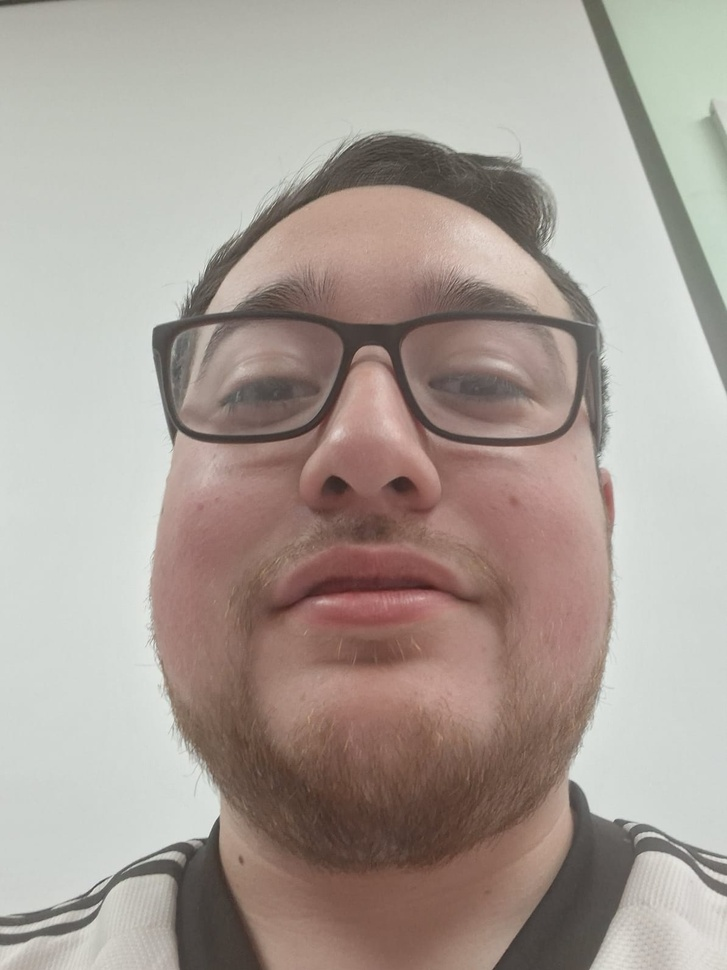
#> input picture app/known_faces/hector/WhatsApp Image 2026-05-28 at 15.27.02.jpeg, 727 x 970 px, shrunk from 1194 x 1592 before the run
$ python -i face_detector.py   (imports and definitions only)
#> lines starting #> are read from the running program, lines starting #| are printed output that depends on the picture
#> further down, picture is the input picture: shape (970, 727, 3); mean B, G, R 151.9, 159.4, 170.1
from __future__ import annotations

from dataclasses import dataclass
from pathlib import Path
from typing import Iterable

import cv2
import numpy as np


@dataclass(frozen=True)
class FaceBox:
    x: int
    y: int
    w: int
    h: int

    @property
    def area(self) -> int:
        return self.w * self.h


class FaceDetector:
    def __init__(self, scale_factor: float = 1.1, min_neighbors: int = 5, min_size: int = 60) -> None:
        cascade_path = cv2.data.haarcascades + "haarcascade_frontalface_default.xml"
        self._cascade = cv2.CascadeClassifier(cascade_path)
        if self._cascade.empty():
            raise RuntimeError(f"No se pudo cargar el clasificador Haar desde {cascade_path}")
        self._scale_factor = scale_factor
        self._min_neighbors = min_neighbors
        self._min_size = min_size

    def detect_faces(self, frame: np.ndarray) -> list[FaceBox]:
        gray = cv2.cvtColor(frame, cv2.COLOR_BGR2GRAY)
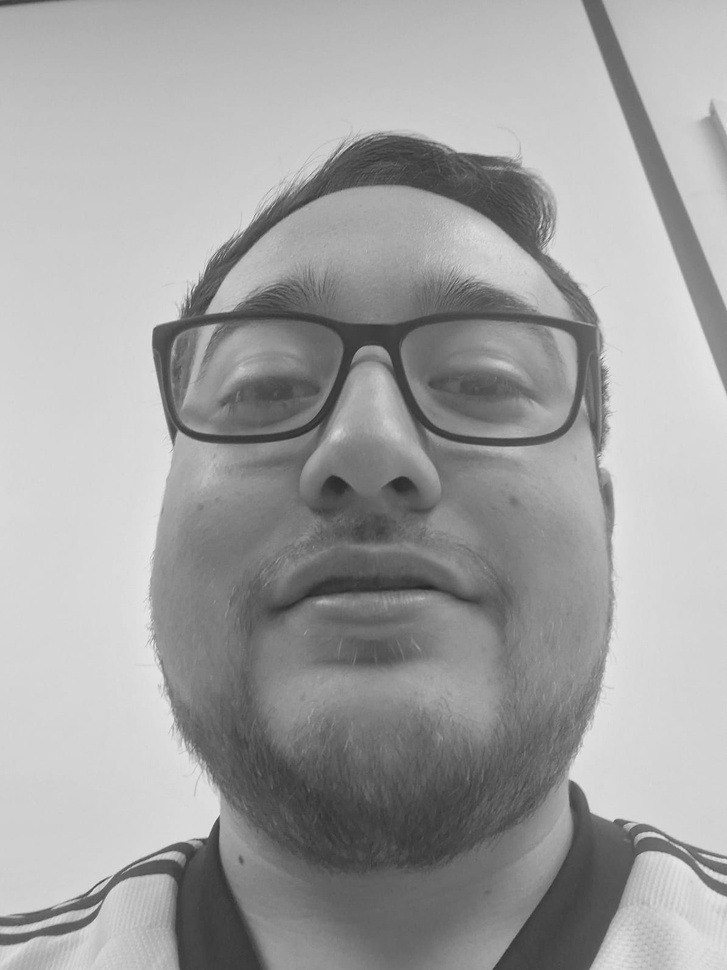
#> gray: shape (970, 727); min 37, max 238, mean 161.7
        gray = cv2.equalizeHist(gray)
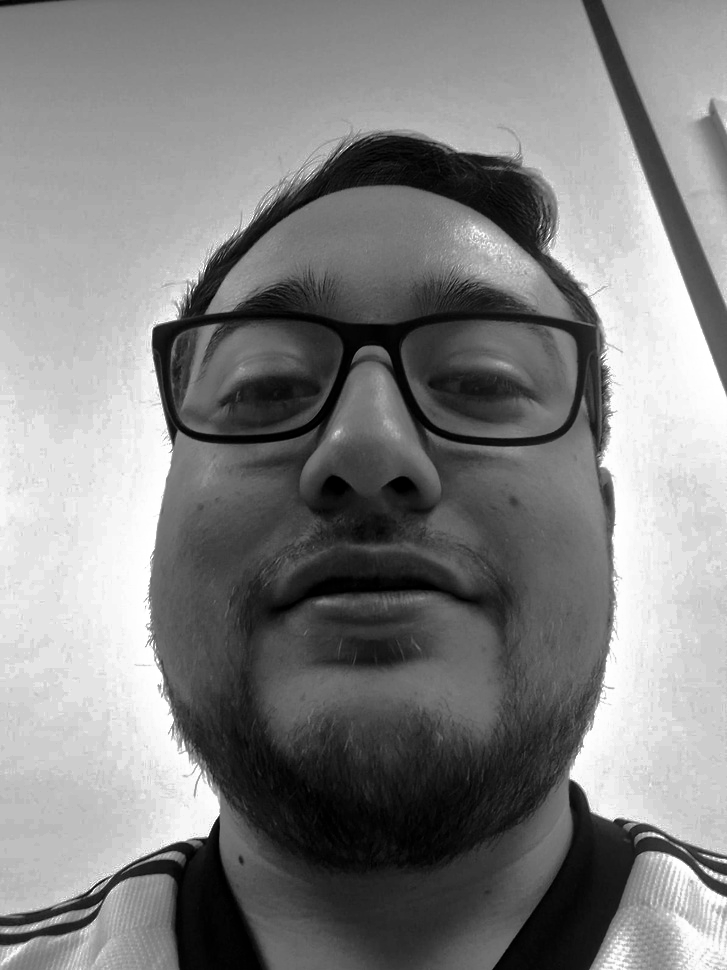
#> gray: shape (970, 727); min 0, max 255, mean 128.8
        faces = self._cascade.detectMultiScale(
            gray,
            scaleFactor=self._scale_factor,
            minNeighbors=self._min_neighbors,
            minSize=(self._min_size, self._min_size),
        )
#> faces = [[258, 47, 400, 400], [100, 175, 537, 537]]
        return [FaceBox(int(x), int(y), int(w), int(h)) for x, y, w, h in faces]

    def detect_largest_face(self, frame: np.ndarray) -> FaceBox | None:
        faces = self.detect_faces(frame)
        if not faces:
            return None
        return max(faces, key=lambda face: face.area)

    def crop_face(self, frame: np.ndarray, face: FaceBox, padding_ratio: float = 0.15) -> np.ndarray:
        height, width = frame.shape[:2]
        padding_x = int(face.w * padding_ratio)
        padding_y = int(face.h * padding_ratio)
        x1 = max(face.x - padding_x, 0)
        y1 = max(face.y - padding_y, 0)
        x2 = min(face.x + face.w + padding_x, width)
        y2 = min(face.y + face.h + padding_y, height)
        return frame[y1:y2, x1:x2].copy()

    def detect_face_in_image(self, image_path: Path) -> FaceBox | None:
        image = cv2.imread(str(image_path))
        if image is None:
            return None
        return self.detect_largest_face(image)

>>> import cv2
>>> picture = cv2.imread('../known_faces/hector/WhatsApp Image 2026-05-28 at 15.27.02.jpeg')
>>> result = FaceDetector().detect_faces(picture)
#> result = 2 items

$ run again, on app/known_faces/hector/WhatsApp Image 2026-05-28 at 15.27.03.jpeg
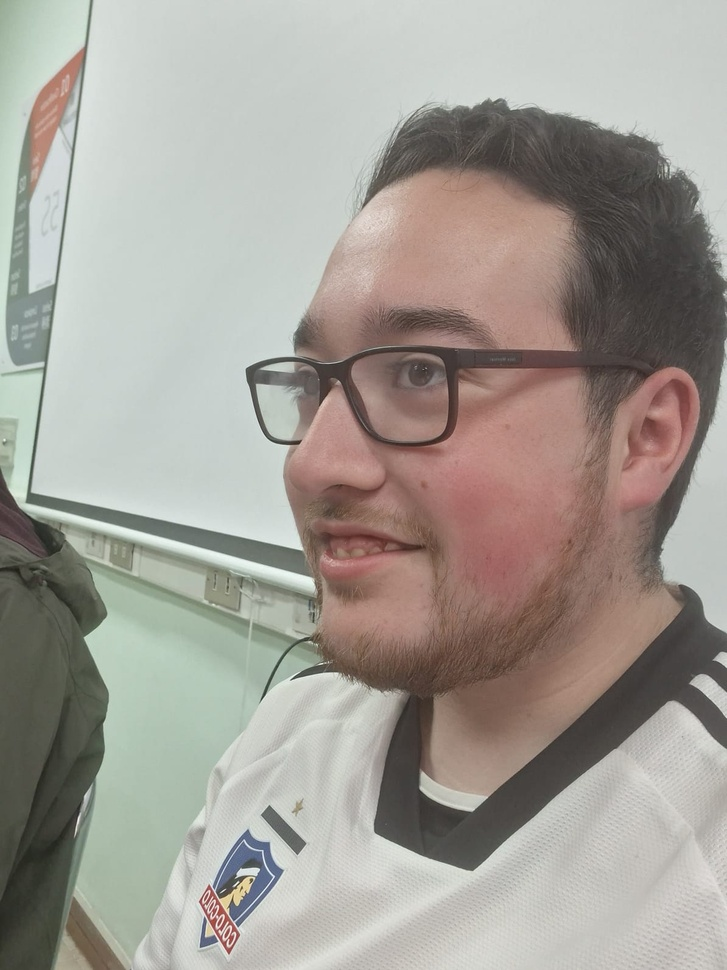
#> input picture app/known_faces/hector/WhatsApp Image 2026-05-28 at 15.27.03.jpeg, 727 x 970 px, shrunk from 1194 x 1592 before the run
#> picture is the input picture: shape (970, 727, 3); mean B, G, R 150.7, 158, 162.9
#> in detect_faces, `gray = cv2.cvtColor(frame, cv2.COLOR_BGR2GRAY)`:
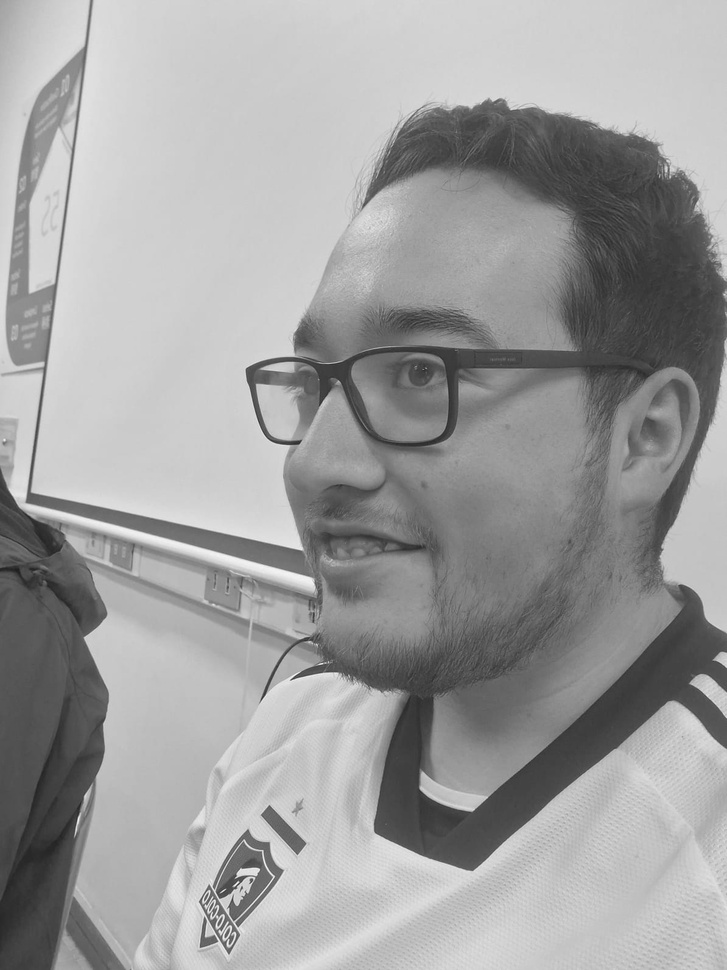
#> gray: shape (970, 727); min 31, max 247, mean 158.7
#> in detect_faces, `gray = cv2.equalizeHist(gray)`:
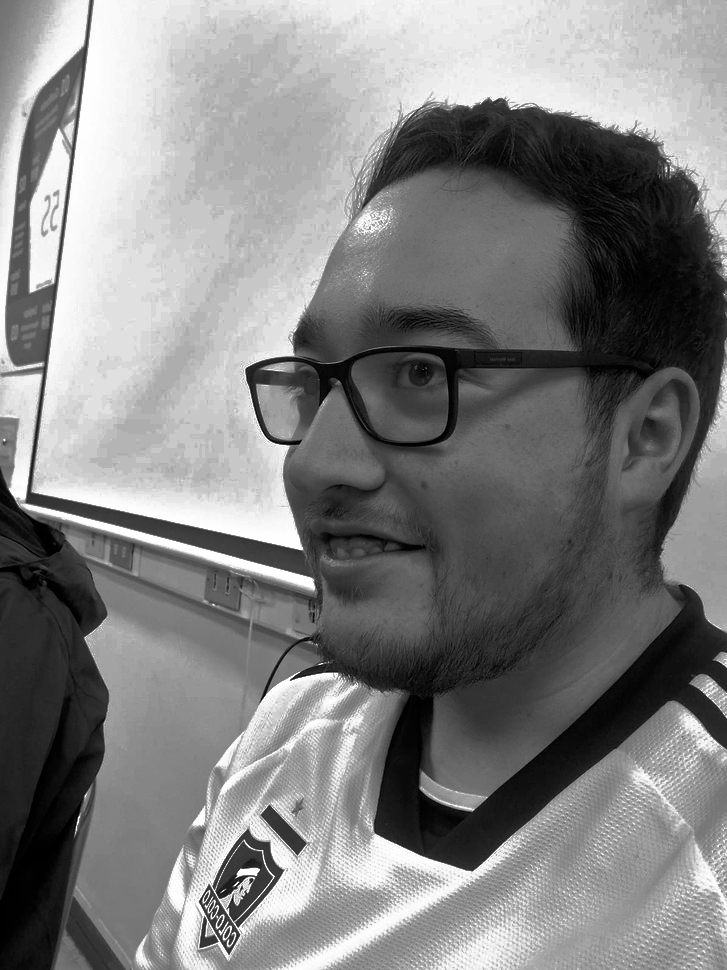
#> gray: shape (970, 727); min 0, max 255, mean 129
#> faces = [[196, 201, 438, 438]]
#> result = 1 item

$ run again, on app/known_faces/hector/WhatsApp Image 2026-05-28 at 15.27.04.jpeg
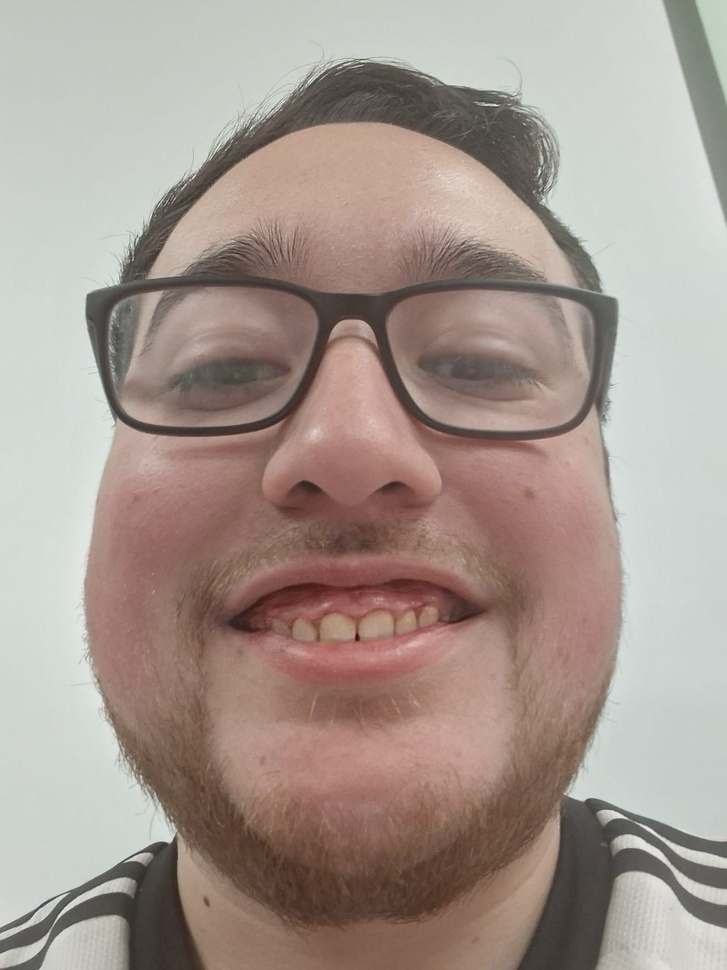
#> input picture app/known_faces/hector/WhatsApp Image 2026-05-28 at 15.27.04.jpeg, 727 x 970 px, shrunk from 1194 x 1592 before the run
#> picture is the input picture: shape (970, 727, 3); mean B, G, R 144, 151.7, 166.1
#> in detect_faces, `gray = cv2.cvtColor(frame, cv2.COLOR_BGR2GRAY)`:
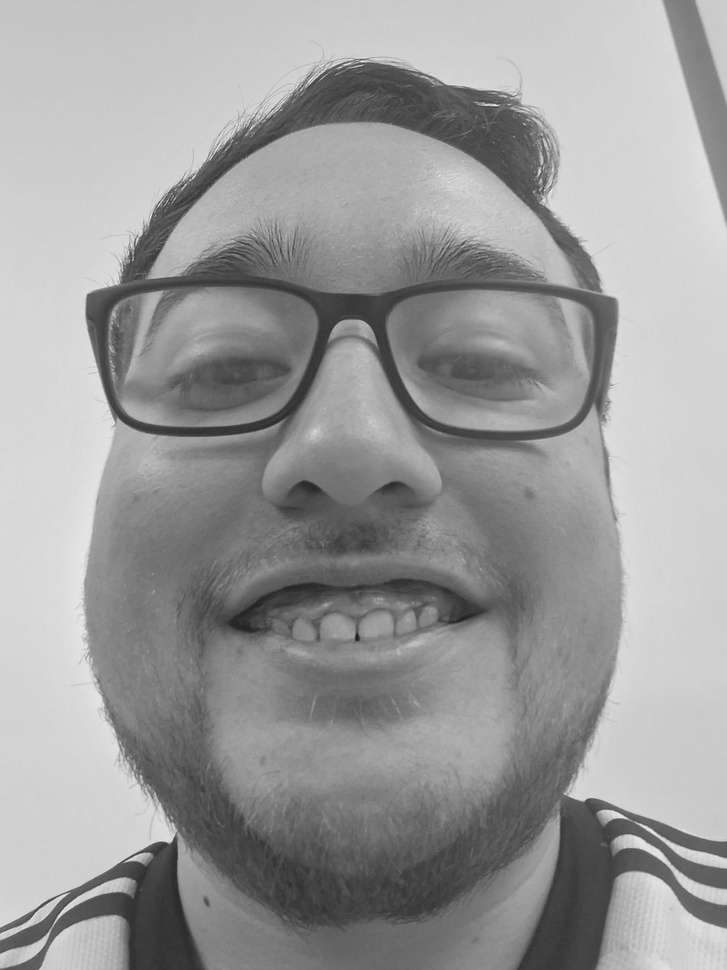
#> gray: shape (970, 727); min 24, max 254, mean 155.2
#> in detect_faces, `gray = cv2.equalizeHist(gray)`:
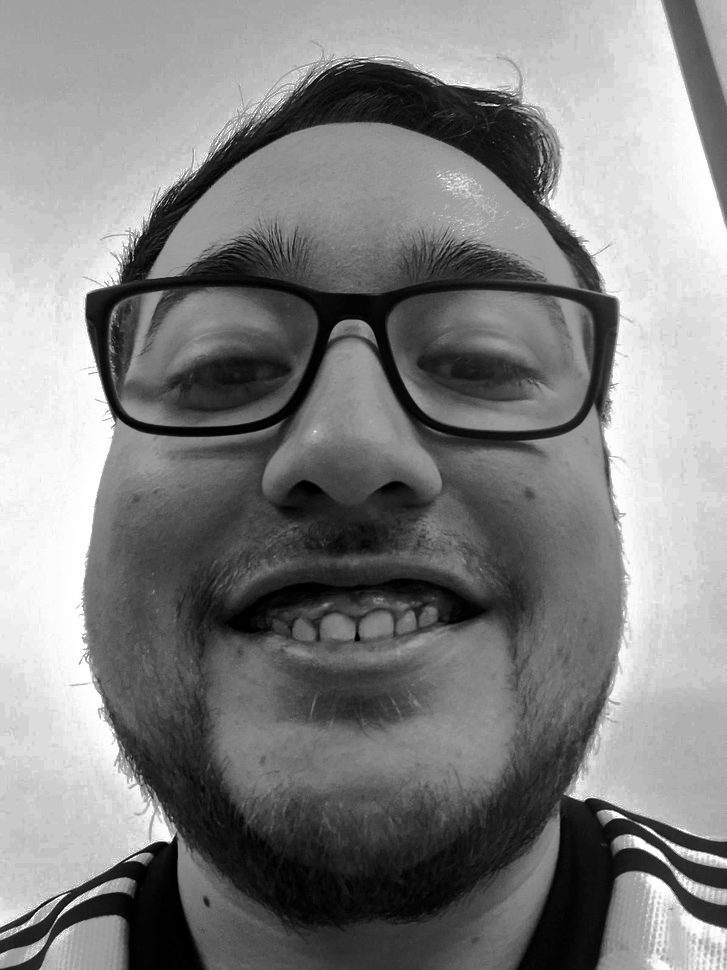
#> gray: shape (970, 727); min 0, max 255, mean 128.8
#> faces = [[205, 681, 106, 106], [39, 130, 607, 607]]
#> result = 2 items

$ run again, on app/known_faces/hector/WhatsApp Image 2026-05-28 at 15.27.03(1).jpeg
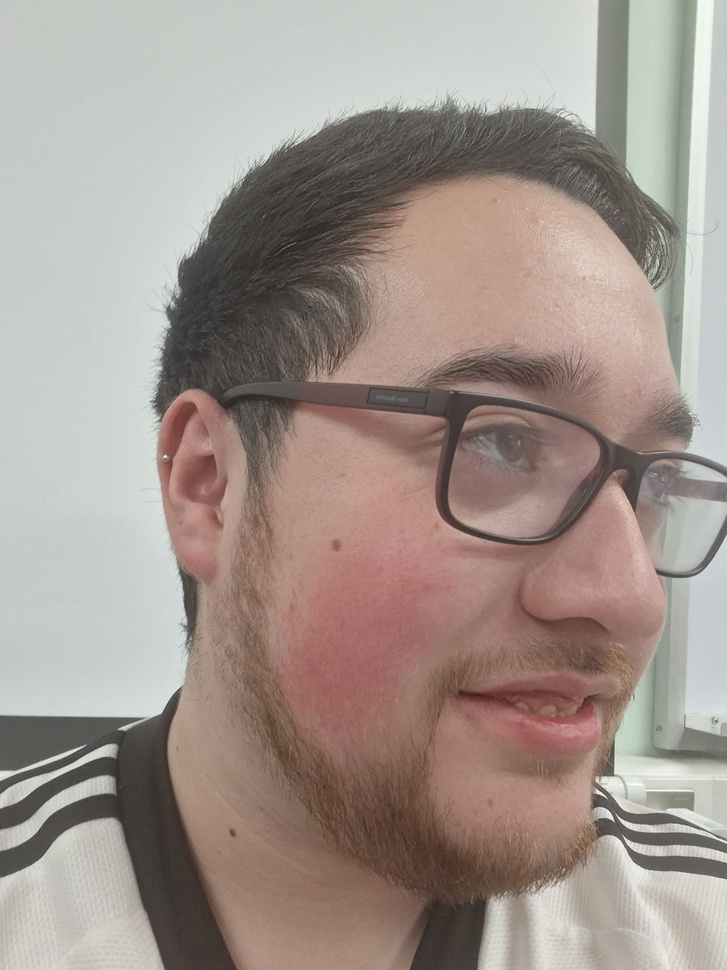
#> input picture app/known_faces/hector/WhatsApp Image 2026-05-28 at 15.27.03(1).jpeg, 727 x 970 px, shrunk from 1194 x 1592 before the run
#> picture is the input picture: shape (970, 727, 3); mean B, G, R 141.6, 148.9, 161.8
#> in detect_faces, `gray = cv2.cvtColor(frame, cv2.COLOR_BGR2GRAY)`:
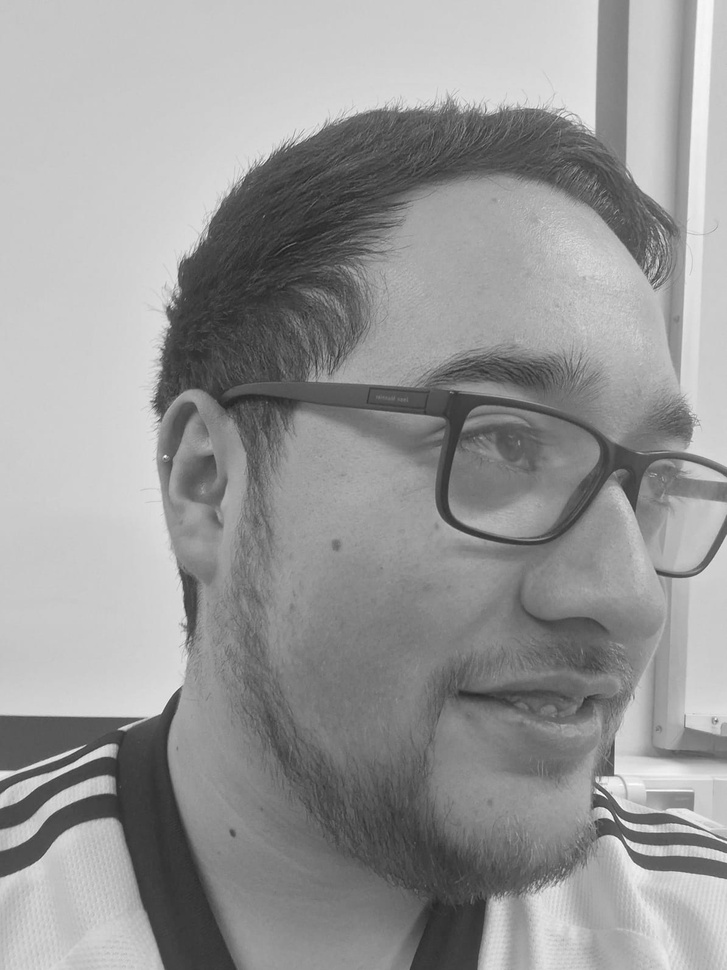
#> gray: shape (970, 727); min 28, max 254, mean 151.9
#> in detect_faces, `gray = cv2.equalizeHist(gray)`:
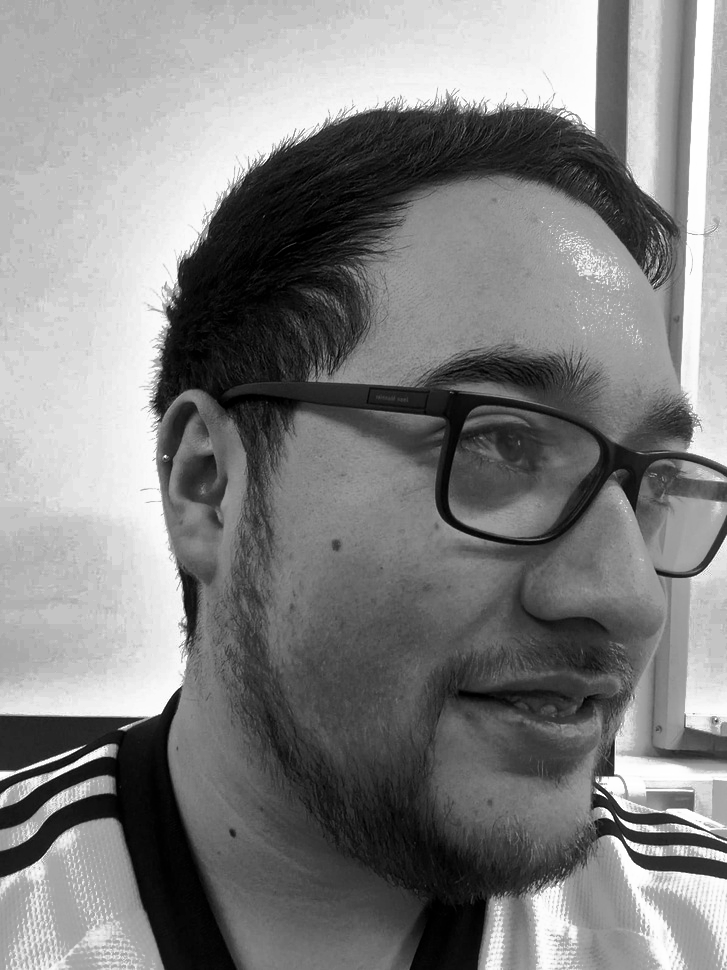
#> gray: shape (970, 727); min 0, max 255, mean 128.8
#> faces = [[418, 478, 178, 178]]
#> result = 1 item
